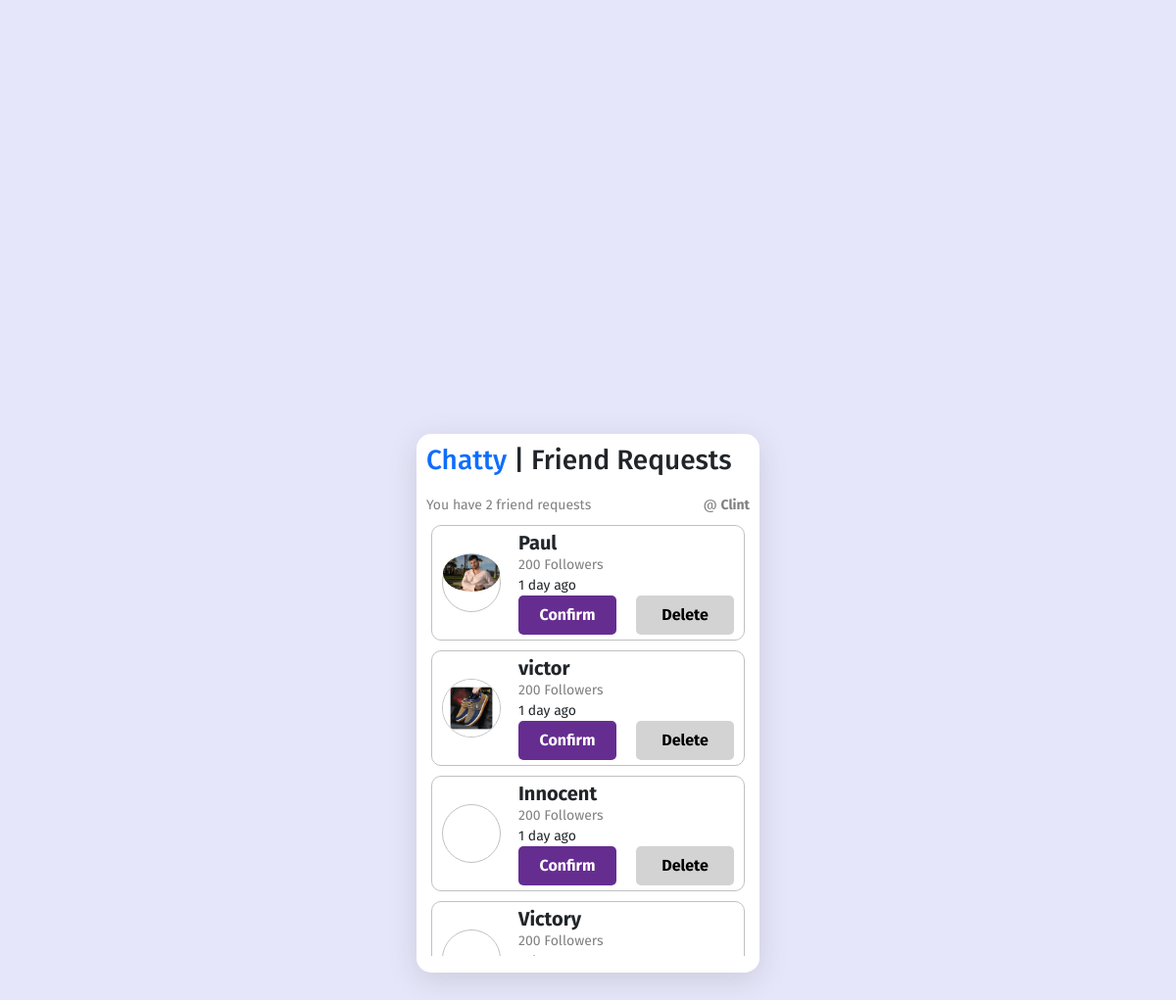
The app's page /friend-requests (signed in) with its own data.
### core/models.py (models this page shows, shortened)
class CustomUser(AbstractUser):
    request_sent = models.BooleanField(default=False)
    USERNAME_FIELD = 'username'

### chatapp/models.py (models this page shows, shortened)
class FriendRequest(models.Model):
    sender = models.ForeignKey(settings.AUTH_USER_MODEL, on_delete=models.CASCADE, related_name='sent_requests')
    receiver = models.ForeignKey(settings.AUTH_USER_MODEL, on_delete=models.CASCADE, related_name="received_request")
    seen = models.BooleanField(default=False)

class Profile(models.Model):
    user = models.OneToOneField(settings.AUTH_USER_MODEL, on_delete=models.CASCADE, related_name = "profiles")
    username = models.CharField(max_length=50, blank=True, null=True)
    first_name = models.CharField(max_length=50, blank=True, null=True)
    last_name = models.CharField(max_length=50, blank=True, null=True)
    profile_picture = models.ImageField(upload_to="img", blank=True, null=True)
    friends = models.ManyToManyField(settings.AUTH_USER_MODEL, blank=True)

### chatapp/views.py (the view)
# urls.py: path("friend-requests",  views.friend_request, name="f-requests"),
def friend_request(request):
    user = request.user
    friend_requests = FriendRequest.objects.filter(receiver=user)
    context = {"f_requests": friend_requests}
    return render(request, "chatapp/friend_request.html", context)

### chatapp/templates/chatapp/friend_request.html (shortened to what this page needs)
{% extends 'base.html' %}
{% block content %}
<div class="chatbody">
    <h3>
      <span><a href="{% url 'chats' %}">Chatty</a> | </span>Friend Requests
    </h3>
    <div class="sub-div">
      <p class="para">You have 2 friend requests</p>
      <p class="para">@ <span><strong>{{request.user.username}}</strong></span></p>
    </div>
    <div class="suggestionContainer">
      {% for f_req in f_requests  %}
      <div class="suggestion">
        {% if f_req.sender.profiles.profile_picture %}
        <div class="pic">
          <img src="{{f_req.sender.profiles.profile_picture.url}}" alt="">
        </div>
        {% else %}
        <div class="pic">
        </div>
        {% endif %}
        <div class="user-container">
          <div class="user-info">
            <h5>{{f_req.sender.username}}</h5>
            <p>200 Followers</p>
            <small>1 day ago</small>
          </div>
          <div class="n-btns">
            <div class="confirm-btn" data-id={{f_req.sender.id}}>Confirm</div>
            <div class="del-btn" data-id={{f_req.sender.id}}>Delete</div>
          </div>
        </div>
      </div>
        {% endfor %}
    </div>
  </div>
{% endblock content %}

### chatapp/static/css/style.css (style rules this page uses)
* { padding: 0px; margin: 0px; box-sizing: border-box; font-family: 'Fira Sans', sans-serif; }
body { display: flex; align-items: center; justify-content: center; height: 100vh; background-color: #E6E6FA; }
img { width: 100%; height: 100; border-radius: 50%; }
.sub-div { width: 100%; height: auto; display: flex; justify-content: space-between; align-items: center; padding: 0px !important; margin: 0px !important; }
a { text-decoration: none; }
h4, p, small { margin: 0px; }
.chatbody { width: 100%; height: 410px; padding: 10px 10px 10px 10px; }
.chatbody .para { margin-top: 10px; color:gray; font-weight: 12px; font-size: 14px; }
.chatbody .suggestionContainer { width: 100%; height: 450px; padding: 0px 5px 0px 5px; overflow: auto; }
.chatbody .suggestionContainer .suggestion { width: 100%; height: auto; border-radius: 10px; border: 1px solid silver; display: flex; align-items: center; justify-content: space-between; margin-top: 10px; padding: 5px 10px 5px 10px; }
.chatbody .suggestionContainer .suggestion .pic { width: 60px; height: 60px; border: 1px solid silver; border-radius: 50%; }
.chatbody .suggestionContainer .suggestion .pic img { width: 100%; height: 100; border-radius: 50%; }
.chatbody .suggestionContainer .suggestion .user-container { margin-left: 5px; }
.chatbody .suggestionContainer .suggestion .user-container .n-btns { display: flex; align-items: center; justify-content: space-between; }
.chatbody .suggestionContainer .suggestion .user-container .n-btns .confirm-btn, .chatbody .suggestionContainer .suggestion .user-container .n-btns .del-btn { width: 100px; height: 40px; border-radius: 5px; background-color: #662d91; color: white; display: flex; align-items: center; justify-content: center; font-weight: bold; cursor: pointer; }
.chatbody .suggestionContainer .suggestion .user-container .n-btns .del-btn { background-color: lightgray; color: black; }
.chatbody .suggestionContainer .suggestion .user-info { width: 220px; height: auto; display: flex; align-items: flex-start; justify-content: center; flex-direction: column; }
.chatbody .suggestionContainer .suggestion .user-info h5 { font-weight: bold; margin: 0px; }
.chatbody .suggestionContainer .suggestion .user-info p { color: gray; margin: 0px; font-size: 14px }

### records on screen
CustomUser: user.username "Clint"
FriendRequest: sender.profiles.profile_picture (picture), sender.username "Paul"
FriendRequest: sender.profiles.profile_picture (picture), sender.username "victor"
FriendRequest: sender.username "Innocent"
FriendRequest: sender.username "Victory"
